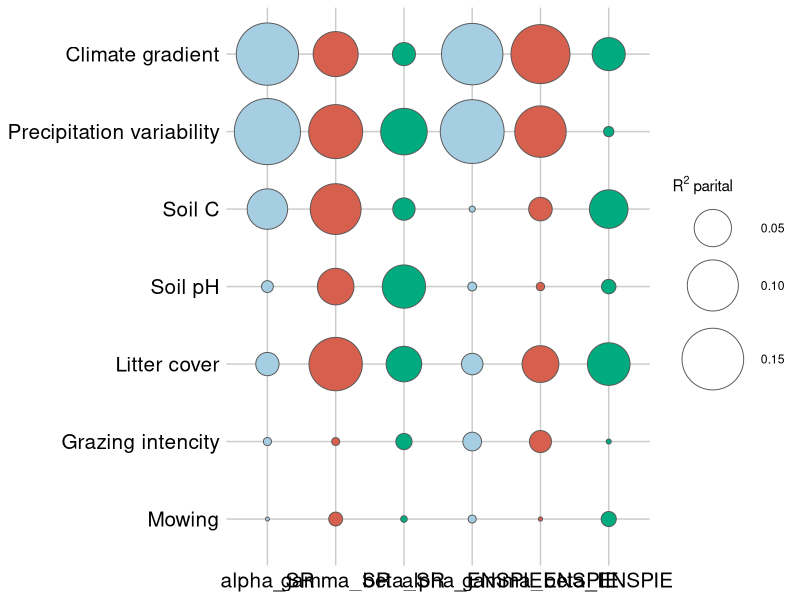
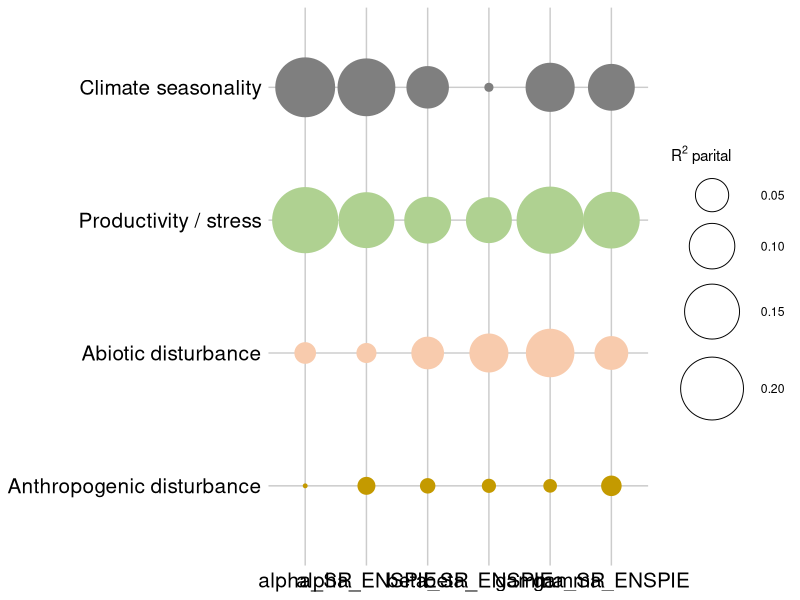

The R source for these figures, in order:
# Purpose: summertime and visualize R2
# Fig 3 b ----

# merge tables form the (G)LMMs outputs

library(tidyverse)

# partial R2

R2_alpha_SR <- read_csv("results/R2_alpha_SR.csv") %>% select(Effect, Rsq) %>% rename(alpha_SR = Rsq)
R2_alpha_ENSPIE <- read_csv("results/R2_alpha_ENSPIE.csv") %>% select(Effect, Rsq) %>% rename(alpha_ENSPIE = Rsq)
R2_gamma_SR <- read_csv("results/R2_gamma_SR.csv") %>% select(Effect, Rsq) %>% rename(gamma_SR = Rsq)
R2_gamma_ENSPIE <- read_csv("results/R2_gamma_ENSPIE.csv") %>% select(Effect, Rsq) %>% rename(gamma_ENSPIE = Rsq)
R2_beta_SR <- read_csv("results/R2_beta_SR.csv") %>% select(Effect, Rsq) %>% rename(beta_SR = Rsq)
R2_beta_ENSPIE <- read_csv("results/R2_beta_ENSPIE.csv") %>% select(Effect, Rsq) %>% rename(beta_ENSPIE = Rsq)


R2_part_all <- R2_alpha_SR %>%
  full_join(R2_alpha_ENSPIE, by = "Effect") %>%
  full_join(R2_gamma_SR, by = "Effect") %>%
  full_join(R2_gamma_ENSPIE, by = "Effect") %>%
  full_join(R2_beta_SR, by = "Effect") %>%
  full_join(R2_beta_ENSPIE, by = "Effect") %>%
  filter(!Effect == "Model") %>%
  mutate(Effect = fct_relevel(Effect, c("poly(pca1_clima, 2)1",
    "poly(pca1_clima, 2)2",
    "poly(Prec_Varieb, 2)1",
    "poly(Prec_Varieb, 2)2",
    "poly(pH, 2)2",
    "poly(pH, 2)1",
    "pH",
    "poly(Corg_percent, 2)1",
    "poly(Corg_percent, 2)2",
    "Corg_percent",
    "poly(cover_litter, 2)1",
    "poly(cover_litter, 2)2",
    "grazing_intencity",
    "mowing1"
  ))) %>%
  arrange(Effect) %>%
  mutate(Driver = c("Climate gradient",
    "Climate gradient",
    "Precipitation variability",
    "Precipitation variability",
    "Soil pH",
    "Soil pH",
    "Soil pH",
    "Soil C",
    "Soil C",
    "Soil C",
    "Litter cover",
    "Litter cover",
    "Grazing intencity",
    "Mowing")) %>%
  mutate(Driver_all = c("Productivity / stress",
    "Productivity / stress",
    "Climate seasonality",
    "Climate seasonality",
    "Productivity / stress",
    "Productivity / stress",
    "Productivity / stress",
    "Productivity / stress",
    "Productivity / stress",
    "Productivity / stress",
    "Abiotic disturbance",
    "Abiotic disturbance",
    "Anthropogenic disturbance",
    "Anthropogenic disturbance"))



R2_1 <- R2_part_all %>%
  group_by(Driver) %>%
  summarise(alpha_SR = sum(alpha_SR, na.rm = T), alpha_ENSPIE = sum(alpha_ENSPIE, na.rm = T),
    gamma_SR = sum(gamma_SR, na.rm = T), gamma_ENSPIE = sum(gamma_ENSPIE, na.rm = T),
    beta_SR = sum(beta_SR, na.rm = T), beta_ENSPIE = sum(beta_ENSPIE, na.rm = T)) %>%
  mutate(Driver = fct_relevel(Driver, c("Mowing",
    "Grazing intencity",
    "Litter cover",
    "Soil pH",
    "Soil C",
    "Precipitation variability",
    "Climate gradient"
  ))) %>%
  arrange(Driver) %>%
  pivot_longer(!Driver, names_to = "Diversity", values_to = "R2") %>%
  mutate(Diversity = fct_relevel(Diversity, c("alpha_SR",
    "gamma_SR",
    "beta_SR",
    "alpha_ENSPIE", "gamma_ENSPIE",
    "beta_ENSPIE")))

R2_1

ggplot(R2_1, # %>% filter(Diversity=="alpha_SR" | Diversity=="gamma_SR" | Diversity=="beta_SR")
  aes(x = Diversity,
    y = Driver,
    fill = Diversity,
    size = R2)) +
  geom_point(pch = 21, colour = "#595959") +
  #  geom_text(aes(label = round(R2,2)),  colour = "black",  size = 5) +
  # scale_x_discrete(position = "top") +
  scale_size_continuous(range = c(1, 22)) +
  scale_fill_manual(values = c("alpha_SR" = "#A6CEE3",
    "alpha_ENSPIE" = "#A6CEE3",
    "gamma_SR" = "#D6604D",
    "gamma_ENSPIE" = "#D6604D",
    "beta_SR" = "#00AC7F",
    "beta_ENSPIE" = "#00AC7F")) +

  #  scale_color_brewer(palette =  "Paired") +
  labs(x = NULL, y = NULL, size = R^2 ~ parital) +
  theme(legend.position = "right",
    legend.key = element_rect(colour = NA, fill = NA),
    panel.background = element_blank(),
    panel.grid = element_line(colour = "grey80"),
    axis.ticks = element_blank(),
    axis.text.y = element_text(colour = "black", size = 15),
    axis.text.x = element_text(colour = "black", size = 15)) +
  guides(color = "none", fill = "none") # remove fill in a legend



## by Driver_all

R2_2 <- R2_part_all %>%
  group_by(Driver_all) %>%
  summarise(alpha_SR = sum(alpha_SR, na.rm = T), alpha_ENSPIE = sum(alpha_ENSPIE, na.rm = T),
    gamma_SR = sum(gamma_SR, na.rm = T), gamma_ENSPIE = sum(gamma_ENSPIE, na.rm = T),
    beta_SR = sum(beta_SR, na.rm = T), beta_ENSPIE = sum(beta_ENSPIE, na.rm = T)) %>%
  mutate(Driver_all = fct_relevel(Driver_all, c("Anthropogenic disturbance",
    "Abiotic disturbance",
    # "Environmental heterogeneity",
    "Productivity / stress"
  ))) %>%
  arrange(Driver_all) %>%
  pivot_longer(!Driver_all, names_to = "Diversity", values_to = "R2") %>%
  mutate(Diversity = fct_relevel(Diversity, c("alpha_SR", "alpha_ENSPIE",
    "beta_SR", "beta_ENSPIE",
    "gamma_SR", "gamma_ENSPIE")))

R2_2




ggplot(R2_2, aes(x = Diversity,
  y = Driver_all,
  colour = Driver_all, fill = Driver_all,
  size = R2)) +
  geom_point(pch = 21) +
  # geom_text(aes(label = round(R2,2)),  colour = "black",  size = 5) +
  # scale_x_discrete(position = "top") +
  scale_size_continuous(range = c(1, 22)) +
  scale_fill_manual(values = c("Anthropogenic disturbance" = "#C49A00",
    "Abiotic disturbance" = "#F8CBAD",
    "Productivity / stress" = "#AFD191",
    "Environmental heterogeneity" = "#A6CEE3")) +
  scale_colour_manual(values = c("Anthropogenic disturbance" = "#C49A00",
    "Abiotic disturbance" = "#F8CBAD",
    "Productivity / stress" = "#AFD191",
    "Environmental heterogeneity" = "#A6CEE3")) +
  #  scale_color_brewer(palette =  "Paired") +
  labs(x = NULL, y = NULL, size = R^2 ~ parital) +
  theme(legend.position = "right",
    legend.key = element_rect(colour = NA, fill = NA),
    panel.background = element_blank(),
    panel.grid = element_line(colour = "grey80"),
    axis.ticks = element_blank(),
    axis.text.y = element_text(colour = "black", size = 15),
    axis.text.x = element_text(colour = "black", size = 15)) +
  guides(color = "none", fill = "none") # remove fill in a legend
